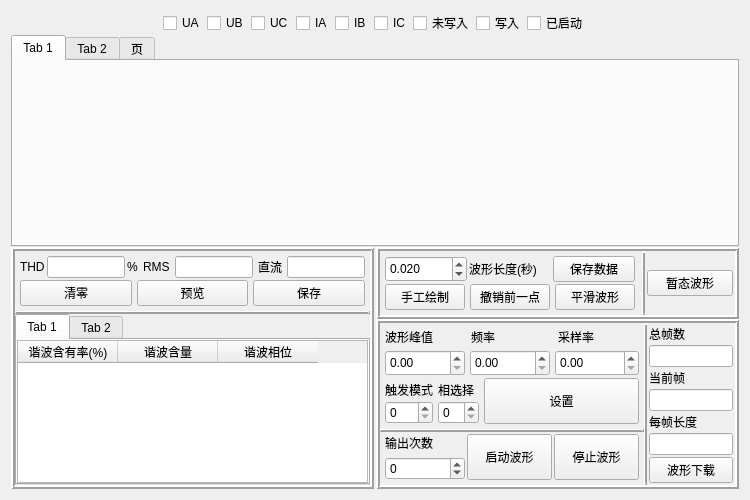
<?xml version="1.0" encoding="UTF-8"?>
<ui version="4.0">
 <class>Any_wave</class>
 <widget class="QWidget" name="Any_wave">
  <property name="geometry">
   <rect>
    <x>0</x>
    <y>0</y>
    <width>750</width>
    <height>500</height>
   </rect>
  </property>
  <property name="windowTitle">
   <string>Form</string>
  </property>
  <layout class="QGridLayout" name="gridLayout_3">
   <property name="verticalSpacing">
    <number>0</number>
   </property>
   <item row="0" column="0">
    <layout class="QHBoxLayout" name="horizontalLayout_11" stretch="0,0,0,0,0,0,0,0,0,0,0">
     <property name="spacing">
      <number>2</number>
     </property>
     <item>
      <spacer name="horizontalSpacer">
       <property name="orientation">
        <enum>Qt::Horizontal</enum>
       </property>
       <property name="sizeHint" stdset="0">
        <size>
         <width>40</width>
         <height>20</height>
        </size>
       </property>
      </spacer>
     </item>
     <item>
      <widget class="m_checkbox" name="ua_state">
       <property name="text">
        <string>UA</string>
       </property>
       <property name="checkable">
        <bool>false</bool>
       </property>
       <property name="tristate">
        <bool>false</bool>
       </property>
      </widget>
     </item>
     <item>
      <widget class="m_checkbox" name="ub_state">
       <property name="text">
        <string>UB</string>
       </property>
       <property name="checkable">
        <bool>false</bool>
       </property>
      </widget>
     </item>
     <item>
      <widget class="m_checkbox" name="uc_state">
       <property name="text">
        <string>UC</string>
       </property>
       <property name="checkable">
        <bool>false</bool>
       </property>
      </widget>
     </item>
     <item>
      <widget class="m_checkbox" name="ia_state">
       <property name="text">
        <string>IA</string>
       </property>
       <property name="checkable">
        <bool>false</bool>
       </property>
      </widget>
     </item>
     <item>
      <widget class="m_checkbox" name="ib_state">
       <property name="text">
        <string>IB</string>
       </property>
       <property name="checkable">
        <bool>false</bool>
       </property>
      </widget>
     </item>
     <item>
      <widget class="m_checkbox" name="ic_state">
       <property name="text">
        <string>IC</string>
       </property>
       <property name="checkable">
        <bool>false</bool>
       </property>
      </widget>
     </item>
     <item>
      <widget class="m_checkbox" name="state1">
       <property name="text">
        <string>未写入</string>
       </property>
       <property name="checkable">
        <bool>false</bool>
       </property>
      </widget>
     </item>
     <item>
      <widget class="m_checkbox" name="state2">
       <property name="text">
        <string>写入</string>
       </property>
       <property name="checkable">
        <bool>false</bool>
       </property>
      </widget>
     </item>
     <item>
      <widget class="m_checkbox" name="state3">
       <property name="text">
        <string>已启动</string>
       </property>
       <property name="checkable">
        <bool>false</bool>
       </property>
      </widget>
     </item>
     <item>
      <spacer name="horizontalSpacer_2">
       <property name="orientation">
        <enum>Qt::Horizontal</enum>
       </property>
       <property name="sizeHint" stdset="0">
        <size>
         <width>40</width>
         <height>20</height>
        </size>
       </property>
      </spacer>
     </item>
    </layout>
   </item>
   <item row="1" column="0">
    <layout class="QVBoxLayout" name="verticalLayout_10" stretch="1,1">
     <item>
      <widget class="QTabWidget" name="change_map">
       <property name="currentIndex">
        <number>0</number>
       </property>
       <widget class="QWidget" name="tab">
        <attribute name="title">
         <string>Tab 1</string>
        </attribute>
        <layout class="QGridLayout" name="gridLayout_8">
         <property name="leftMargin">
          <number>0</number>
         </property>
         <property name="topMargin">
          <number>0</number>
         </property>
         <property name="rightMargin">
          <number>0</number>
         </property>
         <property name="bottomMargin">
          <number>9</number>
         </property>
         <property name="spacing">
          <number>0</number>
         </property>
         <item row="0" column="0">
          <widget class="CustomPlotHasRoll" name="bar_map" native="true"/>
         </item>
         <item row="1" column="0">
          <widget class="CustomPlotHasRoll" name="wave_map" native="true"/>
         </item>
        </layout>
       </widget>
       <widget class="QWidget" name="tab_2">
        <attribute name="title">
         <string>Tab 2</string>
        </attribute>
        <layout class="QGridLayout" name="gridLayout_9">
         <property name="leftMargin">
          <number>0</number>
         </property>
         <property name="topMargin">
          <number>0</number>
         </property>
         <property name="rightMargin">
          <number>0</number>
         </property>
         <property name="bottomMargin">
          <number>0</number>
         </property>
         <property name="spacing">
          <number>0</number>
         </property>
         <item row="0" column="0">
          <widget class="CustomPlotHasRoll" name="printf_map" native="true"/>
         </item>
        </layout>
       </widget>
       <widget class="QWidget" name="tab_3">
        <attribute name="title">
         <string>页</string>
        </attribute>
        <layout class="QGridLayout" name="gridLayout_12">
         <property name="leftMargin">
          <number>0</number>
         </property>
         <property name="topMargin">
          <number>0</number>
         </property>
         <property name="rightMargin">
          <number>0</number>
         </property>
         <property name="bottomMargin">
          <number>0</number>
         </property>
         <property name="spacing">
          <number>0</number>
         </property>
         <item row="0" column="0">
          <widget class="CustomPlotHasRoll" name="show_wave" native="true"/>
         </item>
        </layout>
       </widget>
      </widget>
     </item>
     <item>
      <layout class="QGridLayout" name="gridLayout_7" columnstretch="1,1">
       <property name="spacing">
        <number>2</number>
       </property>
       <item row="0" column="0">
        <widget class="QFrame" name="frame">
         <property name="frameShape">
          <enum>QFrame::Box</enum>
         </property>
         <property name="frameShadow">
          <enum>QFrame::Raised</enum>
         </property>
         <property name="lineWidth">
          <number>2</number>
         </property>
         <layout class="QGridLayout" name="gridLayout">
          <property name="leftMargin">
           <number>0</number>
          </property>
          <property name="topMargin">
           <number>0</number>
          </property>
          <property name="rightMargin">
           <number>0</number>
          </property>
          <property name="bottomMargin">
           <number>0</number>
          </property>
          <property name="spacing">
           <number>0</number>
          </property>
          <item row="0" column="0">
           <layout class="QVBoxLayout" name="verticalLayout_2" stretch="1,1,4">
            <item>
             <layout class="QVBoxLayout" name="verticalLayout">
              <property name="spacing">
               <number>2</number>
              </property>
              <item>
               <layout class="QHBoxLayout" name="horizontalLayout_5">
                <property name="spacing">
                 <number>5</number>
                </property>
                <property name="topMargin">
                 <number>5</number>
                </property>
                <item>
                 <layout class="QHBoxLayout" name="horizontalLayout">
                  <property name="spacing">
                   <number>2</number>
                  </property>
                  <property name="leftMargin">
                   <number>5</number>
                  </property>
                  <item>
                   <widget class="QLabel" name="label">
                    <property name="sizePolicy">
                     <sizepolicy hsizetype="Preferred" vsizetype="Expanding">
                      <horstretch>0</horstretch>
                      <verstretch>0</verstretch>
                     </sizepolicy>
                    </property>
                    <property name="text">
                     <string>THD</string>
                    </property>
                   </widget>
                  </item>
                  <item>
                   <widget class="QLineEdit" name="thd">
                    <property name="sizePolicy">
                     <sizepolicy hsizetype="Expanding" vsizetype="Expanding">
                      <horstretch>0</horstretch>
                      <verstretch>0</verstretch>
                     </sizepolicy>
                    </property>
                    <property name="readOnly">
                     <bool>true</bool>
                    </property>
                   </widget>
                  </item>
                  <item>
                   <widget class="QLabel" name="label_2">
                    <property name="text">
                     <string>%</string>
                    </property>
                   </widget>
                  </item>
                 </layout>
                </item>
                <item>
                 <layout class="QHBoxLayout" name="horizontalLayout_2">
                  <item>
                   <widget class="QLabel" name="label_3">
                    <property name="sizePolicy">
                     <sizepolicy hsizetype="Preferred" vsizetype="Expanding">
                      <horstretch>0</horstretch>
                      <verstretch>0</verstretch>
                     </sizepolicy>
                    </property>
                    <property name="text">
                     <string>RMS</string>
                    </property>
                   </widget>
                  </item>
                  <item>
                   <widget class="QLineEdit" name="rms">
                    <property name="sizePolicy">
                     <sizepolicy hsizetype="Expanding" vsizetype="Expanding">
                      <horstretch>0</horstretch>
                      <verstretch>0</verstretch>
                     </sizepolicy>
                    </property>
                    <property name="readOnly">
                     <bool>true</bool>
                    </property>
                   </widget>
                  </item>
                 </layout>
                </item>
                <item>
                 <layout class="QHBoxLayout" name="horizontalLayout_3">
                  <property name="rightMargin">
                   <number>5</number>
                  </property>
                  <item>
                   <widget class="QLabel" name="label_4">
                    <property name="sizePolicy">
                     <sizepolicy hsizetype="Preferred" vsizetype="Expanding">
                      <horstretch>0</horstretch>
                      <verstretch>0</verstretch>
                     </sizepolicy>
                    </property>
                    <property name="text">
                     <string>直流</string>
                    </property>
                   </widget>
                  </item>
                  <item>
                   <widget class="QLineEdit" name="ratio">
                    <property name="sizePolicy">
                     <sizepolicy hsizetype="Expanding" vsizetype="Expanding">
                      <horstretch>0</horstretch>
                      <verstretch>0</verstretch>
                     </sizepolicy>
                    </property>
                    <property name="text">
                     <string/>
                    </property>
                   </widget>
                  </item>
                 </layout>
                </item>
               </layout>
              </item>
              <item>
               <layout class="QHBoxLayout" name="horizontalLayout_4">
                <property name="spacing">
                 <number>5</number>
                </property>
                <property name="leftMargin">
                 <number>5</number>
                </property>
                <property name="rightMargin">
                 <number>5</number>
                </property>
                <property name="bottomMargin">
                 <number>5</number>
                </property>
                <item>
                 <widget class="QPushButton" name="clear">
                  <property name="sizePolicy">
                   <sizepolicy hsizetype="Minimum" vsizetype="Expanding">
                    <horstretch>0</horstretch>
                    <verstretch>0</verstretch>
                   </sizepolicy>
                  </property>
                  <property name="text">
                   <string>清零</string>
                  </property>
                 </widget>
                </item>
                <item>
                 <widget class="QPushButton" name="priview">
                  <property name="sizePolicy">
                   <sizepolicy hsizetype="Minimum" vsizetype="Expanding">
                    <horstretch>0</horstretch>
                    <verstretch>0</verstretch>
                   </sizepolicy>
                  </property>
                  <property name="text">
                   <string>预览</string>
                  </property>
                 </widget>
                </item>
                <item>
                 <widget class="QPushButton" name="save">
                  <property name="sizePolicy">
                   <sizepolicy hsizetype="Minimum" vsizetype="Expanding">
                    <horstretch>0</horstretch>
                    <verstretch>0</verstretch>
                   </sizepolicy>
                  </property>
                  <property name="text">
                   <string>保存</string>
                  </property>
                 </widget>
                </item>
               </layout>
              </item>
             </layout>
            </item>
            <item>
             <widget class="QFrame" name="frame_4">
              <property name="frameShape">
               <enum>QFrame::HLine</enum>
              </property>
              <property name="frameShadow">
               <enum>QFrame::Raised</enum>
              </property>
              <property name="lineWidth">
               <number>2</number>
              </property>
             </widget>
            </item>
            <item>
             <widget class="QTabWidget" name="change_data">
              <property name="currentIndex">
               <number>0</number>
              </property>
              <widget class="QWidget" name="tab_5">
               <attribute name="title">
                <string>Tab 1</string>
               </attribute>
               <layout class="QGridLayout" name="gridLayout_10">
                <property name="leftMargin">
                 <number>0</number>
                </property>
                <property name="topMargin">
                 <number>0</number>
                </property>
                <property name="rightMargin">
                 <number>0</number>
                </property>
                <property name="bottomMargin">
                 <number>0</number>
                </property>
                <property name="spacing">
                 <number>0</number>
                </property>
                <item row="0" column="0">
                 <widget class="QTableWidget" name="hrenter_data">
                  <column>
                   <property name="text">
                    <string>谐波含有率(%)</string>
                   </property>
                  </column>
                  <column>
                   <property name="text">
                    <string>谐波含量</string>
                   </property>
                  </column>
                  <column>
                   <property name="text">
                    <string>谐波相位</string>
                   </property>
                  </column>
                 </widget>
                </item>
               </layout>
              </widget>
              <widget class="QWidget" name="tab_6">
               <attribute name="title">
                <string>Tab 2</string>
               </attribute>
               <layout class="QGridLayout" name="gridLayout_11">
                <property name="leftMargin">
                 <number>0</number>
                </property>
                <property name="topMargin">
                 <number>0</number>
                </property>
                <property name="rightMargin">
                 <number>0</number>
                </property>
                <property name="bottomMargin">
                 <number>0</number>
                </property>
                <property name="spacing">
                 <number>0</number>
                </property>
                <item row="0" column="0">
                 <widget class="QTableWidget" name="point_data">
                  <column>
                   <property name="text">
                    <string>点的t的位置</string>
                   </property>
                  </column>
                  <column>
                   <property name="text">
                    <string>选取点的幅值</string>
                   </property>
                  </column>
                 </widget>
                </item>
               </layout>
              </widget>
             </widget>
            </item>
           </layout>
          </item>
         </layout>
        </widget>
       </item>
       <item row="0" column="1">
        <layout class="QGridLayout" name="gridLayout_6">
         <property name="spacing">
          <number>0</number>
         </property>
         <item row="0" column="0">
          <widget class="QFrame" name="frame_2">
           <property name="frameShape">
            <enum>QFrame::Box</enum>
           </property>
           <property name="frameShadow">
            <enum>QFrame::Raised</enum>
           </property>
           <property name="lineWidth">
            <number>2</number>
           </property>
           <layout class="QGridLayout" name="gridLayout_5">
            <property name="leftMargin">
             <number>0</number>
            </property>
            <property name="topMargin">
             <number>0</number>
            </property>
            <property name="rightMargin">
             <number>0</number>
            </property>
            <property name="bottomMargin">
             <number>0</number>
            </property>
            <property name="spacing">
             <number>0</number>
            </property>
            <item row="0" column="0">
             <layout class="QGridLayout" name="gridLayout_2" columnstretch="3,0,1">
              <property name="rightMargin">
               <number>2</number>
              </property>
              <property name="horizontalSpacing">
               <number>2</number>
              </property>
              <property name="verticalSpacing">
               <number>0</number>
              </property>
              <item row="0" column="0">
               <layout class="QVBoxLayout" name="verticalLayout_3">
                <property name="spacing">
                 <number>2</number>
                </property>
                <property name="leftMargin">
                 <number>5</number>
                </property>
                <property name="topMargin">
                 <number>5</number>
                </property>
                <property name="rightMargin">
                 <number>5</number>
                </property>
                <property name="bottomMargin">
                 <number>5</number>
                </property>
                <item>
                 <layout class="QHBoxLayout" name="horizontalLayout_6">
                  <item>
                   <widget class="QDoubleSpinBox" name="time_lenth">
                    <property name="sizePolicy">
                     <sizepolicy hsizetype="Minimum" vsizetype="Expanding">
                      <horstretch>0</horstretch>
                      <verstretch>0</verstretch>
                     </sizepolicy>
                    </property>
                    <property name="decimals">
                     <number>3</number>
                    </property>
                    <property name="maximum">
                     <double>1.500000000000000</double>
                    </property>
                    <property name="singleStep">
                     <double>0.010000000000000</double>
                    </property>
                    <property name="value">
                     <double>0.020000000000000</double>
                    </property>
                   </widget>
                  </item>
                  <item>
                   <widget class="QLabel" name="label_5">
                    <property name="sizePolicy">
                     <sizepolicy hsizetype="Preferred" vsizetype="Expanding">
                      <horstretch>0</horstretch>
                      <verstretch>0</verstretch>
                     </sizepolicy>
                    </property>
                    <property name="text">
                     <string>波形长度(秒)</string>
                    </property>
                   </widget>
                  </item>
                  <item>
                   <widget class="QPushButton" name="save_data">
                    <property name="sizePolicy">
                     <sizepolicy hsizetype="Minimum" vsizetype="Expanding">
                      <horstretch>0</horstretch>
                      <verstretch>0</verstretch>
                     </sizepolicy>
                    </property>
                    <property name="text">
                     <string>保存数据</string>
                    </property>
                   </widget>
                  </item>
                 </layout>
                </item>
                <item>
                 <layout class="QHBoxLayout" name="horizontalLayout_7">
                  <property name="spacing">
                   <number>5</number>
                  </property>
                  <property name="leftMargin">
                   <number>0</number>
                  </property>
                  <property name="rightMargin">
                   <number>0</number>
                  </property>
                  <item>
                   <widget class="QPushButton" name="print_map">
                    <property name="sizePolicy">
                     <sizepolicy hsizetype="Minimum" vsizetype="Expanding">
                      <horstretch>0</horstretch>
                      <verstretch>0</verstretch>
                     </sizepolicy>
                    </property>
                    <property name="text">
                     <string>手工绘制</string>
                    </property>
                    <property name="checkable">
                     <bool>true</bool>
                    </property>
                   </widget>
                  </item>
                  <item>
                   <widget class="QPushButton" name="back_point">
                    <property name="sizePolicy">
                     <sizepolicy hsizetype="Minimum" vsizetype="Expanding">
                      <horstretch>0</horstretch>
                      <verstretch>0</verstretch>
                     </sizepolicy>
                    </property>
                    <property name="text">
                     <string>撤销前一点</string>
                    </property>
                   </widget>
                  </item>
                  <item>
                   <widget class="QPushButton" name="smooth_wave">
                    <property name="sizePolicy">
                     <sizepolicy hsizetype="Minimum" vsizetype="Expanding">
                      <horstretch>0</horstretch>
                      <verstretch>0</verstretch>
                     </sizepolicy>
                    </property>
                    <property name="text">
                     <string>平滑波形</string>
                    </property>
                   </widget>
                  </item>
                 </layout>
                </item>
               </layout>
              </item>
              <item row="0" column="2">
               <widget class="QPushButton" name="tran">
                <property name="sizePolicy">
                 <sizepolicy hsizetype="Expanding" vsizetype="Fixed">
                  <horstretch>0</horstretch>
                  <verstretch>0</verstretch>
                 </sizepolicy>
                </property>
                <property name="text">
                 <string>暂态波形</string>
                </property>
               </widget>
              </item>
              <item row="0" column="1">
               <widget class="QFrame" name="frame_5">
                <property name="sizePolicy">
                 <sizepolicy hsizetype="Expanding" vsizetype="Expanding">
                  <horstretch>0</horstretch>
                  <verstretch>0</verstretch>
                 </sizepolicy>
                </property>
                <property name="frameShape">
                 <enum>QFrame::VLine</enum>
                </property>
                <property name="frameShadow">
                 <enum>QFrame::Raised</enum>
                </property>
                <property name="lineWidth">
                 <number>2</number>
                </property>
               </widget>
              </item>
             </layout>
            </item>
           </layout>
          </widget>
         </item>
         <item row="1" column="0">
          <widget class="QFrame" name="frame_3">
           <property name="frameShape">
            <enum>QFrame::Box</enum>
           </property>
           <property name="frameShadow">
            <enum>QFrame::Raised</enum>
           </property>
           <property name="lineWidth">
            <number>2</number>
           </property>
           <layout class="QGridLayout" name="gridLayout_4">
            <property name="leftMargin">
             <number>0</number>
            </property>
            <property name="topMargin">
             <number>0</number>
            </property>
            <property name="rightMargin">
             <number>0</number>
            </property>
            <property name="bottomMargin">
             <number>0</number>
            </property>
            <property name="spacing">
             <number>0</number>
            </property>
            <item row="0" column="0">
             <layout class="QHBoxLayout" name="horizontalLayout_15" stretch="3,0,1">
              <property name="spacing">
               <number>0</number>
              </property>
              <item>
               <layout class="QVBoxLayout" name="verticalLayout_9" stretch="1,1,0,1">
                <property name="spacing">
                 <number>0</number>
                </property>
                <property name="rightMargin">
                 <number>0</number>
                </property>
                <item>
                 <layout class="QVBoxLayout" name="verticalLayout_6" stretch="1,1">
                  <property name="spacing">
                   <number>0</number>
                  </property>
                  <property name="leftMargin">
                   <number>5</number>
                  </property>
                  <property name="topMargin">
                   <number>0</number>
                  </property>
                  <property name="rightMargin">
                   <number>5</number>
                  </property>
                  <item>
                   <layout class="QHBoxLayout" name="horizontalLayout_9">
                    <property name="spacing">
                     <number>5</number>
                    </property>
                    <property name="leftMargin">
                     <number>0</number>
                    </property>
                    <item>
                     <widget class="QLabel" name="label_6">
                      <property name="sizePolicy">
                       <sizepolicy hsizetype="Expanding" vsizetype="Expanding">
                        <horstretch>0</horstretch>
                        <verstretch>0</verstretch>
                       </sizepolicy>
                      </property>
                      <property name="text">
                       <string>波形峰值</string>
                      </property>
                     </widget>
                    </item>
                    <item>
                     <widget class="QLabel" name="label_7">
                      <property name="sizePolicy">
                       <sizepolicy hsizetype="Expanding" vsizetype="Expanding">
                        <horstretch>0</horstretch>
                        <verstretch>0</verstretch>
                       </sizepolicy>
                      </property>
                      <property name="text">
                       <string>频率</string>
                      </property>
                     </widget>
                    </item>
                    <item>
                     <widget class="QLabel" name="label_8">
                      <property name="sizePolicy">
                       <sizepolicy hsizetype="Expanding" vsizetype="Expanding">
                        <horstretch>0</horstretch>
                        <verstretch>0</verstretch>
                       </sizepolicy>
                      </property>
                      <property name="text">
                       <string>采样率</string>
                      </property>
                     </widget>
                    </item>
                   </layout>
                  </item>
                  <item>
                   <layout class="QHBoxLayout" name="horizontalLayout_10" stretch="1,1,1">
                    <property name="spacing">
                     <number>5</number>
                    </property>
                    <item>
                     <widget class="QDoubleSpinBox" name="base_value">
                      <property name="sizePolicy">
                       <sizepolicy hsizetype="Expanding" vsizetype="Expanding">
                        <horstretch>0</horstretch>
                        <verstretch>0</verstretch>
                       </sizepolicy>
                      </property>
                      <property name="maximum">
                       <double>9999.989999999999782</double>
                      </property>
                     </widget>
                    </item>
                    <item>
                     <widget class="QDoubleSpinBox" name="freq">
                      <property name="sizePolicy">
                       <sizepolicy hsizetype="Expanding" vsizetype="Expanding">
                        <horstretch>0</horstretch>
                        <verstretch>0</verstretch>
                       </sizepolicy>
                      </property>
                      <property name="maximum">
                       <double>999.990000000000009</double>
                      </property>
                     </widget>
                    </item>
                    <item>
                     <widget class="QDoubleSpinBox" name="sampling">
                      <property name="sizePolicy">
                       <sizepolicy hsizetype="Expanding" vsizetype="Expanding">
                        <horstretch>0</horstretch>
                        <verstretch>0</verstretch>
                       </sizepolicy>
                      </property>
                      <property name="maximum">
                       <double>9999999.000000000000000</double>
                      </property>
                     </widget>
                    </item>
                   </layout>
                  </item>
                 </layout>
                </item>
                <item>
                 <layout class="QHBoxLayout" name="horizontalLayout_13" stretch="1,2">
                  <property name="spacing">
                   <number>5</number>
                  </property>
                  <property name="topMargin">
                   <number>2</number>
                  </property>
                  <property name="rightMargin">
                   <number>5</number>
                  </property>
                  <property name="bottomMargin">
                   <number>5</number>
                  </property>
                  <item>
                   <layout class="QHBoxLayout" name="horizontalLayout_8" stretch="0,0">
                    <property name="spacing">
                     <number>5</number>
                    </property>
                    <property name="leftMargin">
                     <number>5</number>
                    </property>
                    <item>
                     <layout class="QVBoxLayout" name="verticalLayout_7">
                      <property name="spacing">
                       <number>0</number>
                      </property>
                      <item>
                       <widget class="QLabel" name="label_9">
                        <property name="sizePolicy">
                         <sizepolicy hsizetype="Expanding" vsizetype="Expanding">
                          <horstretch>0</horstretch>
                          <verstretch>0</verstretch>
                         </sizepolicy>
                        </property>
                        <property name="text">
                         <string>触发模式</string>
                        </property>
                       </widget>
                      </item>
                      <item>
                       <widget class="M_spinbox" name="tig_model">
                        <property name="sizePolicy">
                         <sizepolicy hsizetype="Expanding" vsizetype="Expanding">
                          <horstretch>0</horstretch>
                          <verstretch>0</verstretch>
                         </sizepolicy>
                        </property>
                       </widget>
                      </item>
                     </layout>
                    </item>
                    <item>
                     <layout class="QVBoxLayout" name="verticalLayout_12">
                      <property name="spacing">
                       <number>0</number>
                      </property>
                      <item>
                       <widget class="QLabel" name="label_10">
                        <property name="sizePolicy">
                         <sizepolicy hsizetype="Expanding" vsizetype="Expanding">
                          <horstretch>0</horstretch>
                          <verstretch>0</verstretch>
                         </sizepolicy>
                        </property>
                        <property name="layoutDirection">
                         <enum>Qt::LeftToRight</enum>
                        </property>
                        <property name="text">
                         <string>相选择</string>
                        </property>
                        <property name="alignment">
                         <set>Qt::AlignLeading|Qt::AlignLeft|Qt::AlignVCenter</set>
                        </property>
                       </widget>
                      </item>
                      <item>
                       <widget class="M_spinbox" name="phase">
                        <property name="sizePolicy">
                         <sizepolicy hsizetype="Expanding" vsizetype="Expanding">
                          <horstretch>0</horstretch>
                          <verstretch>0</verstretch>
                         </sizepolicy>
                        </property>
                       </widget>
                      </item>
                     </layout>
                    </item>
                   </layout>
                  </item>
                  <item>
                   <widget class="QPushButton" name="set">
                    <property name="sizePolicy">
                     <sizepolicy hsizetype="Expanding" vsizetype="Expanding">
                      <horstretch>0</horstretch>
                      <verstretch>0</verstretch>
                     </sizepolicy>
                    </property>
                    <property name="toolTip">
                     <string>设置输出相和触发模式</string>
                    </property>
                    <property name="text">
                     <string>设置</string>
                    </property>
                   </widget>
                  </item>
                 </layout>
                </item>
                <item>
                 <widget class="QFrame" name="frame_6">
                  <property name="sizePolicy">
                   <sizepolicy hsizetype="Expanding" vsizetype="Expanding">
                    <horstretch>0</horstretch>
                    <verstretch>0</verstretch>
                   </sizepolicy>
                  </property>
                  <property name="frameShape">
                   <enum>QFrame::HLine</enum>
                  </property>
                  <property name="frameShadow">
                   <enum>QFrame::Raised</enum>
                  </property>
                  <property name="lineWidth">
                   <number>2</number>
                  </property>
                 </widget>
                </item>
                <item>
                 <layout class="QHBoxLayout" name="horizontalLayout_14">
                  <property name="spacing">
                   <number>2</number>
                  </property>
                  <property name="topMargin">
                   <number>2</number>
                  </property>
                  <property name="rightMargin">
                   <number>5</number>
                  </property>
                  <property name="bottomMargin">
                   <number>5</number>
                  </property>
                  <item>
                   <layout class="QVBoxLayout" name="verticalLayout_8">
                    <property name="spacing">
                     <number>5</number>
                    </property>
                    <property name="leftMargin">
                     <number>5</number>
                    </property>
                    <item>
                     <widget class="QLabel" name="label_14">
                      <property name="sizePolicy">
                       <sizepolicy hsizetype="Expanding" vsizetype="Expanding">
                        <horstretch>0</horstretch>
                        <verstretch>0</verstretch>
                       </sizepolicy>
                      </property>
                      <property name="text">
                       <string>输出次数</string>
                      </property>
                     </widget>
                    </item>
                    <item>
                     <widget class="QSpinBox" name="out_model">
                      <property name="sizePolicy">
                       <sizepolicy hsizetype="Expanding" vsizetype="Expanding">
                        <horstretch>0</horstretch>
                        <verstretch>0</verstretch>
                       </sizepolicy>
                      </property>
                      <property name="toolTip">
                       <string>255为重复输出</string>
                      </property>
                      <property name="wrapping">
                       <bool>true</bool>
                      </property>
                      <property name="maximum">
                       <number>254</number>
                      </property>
                      <property name="value">
                       <number>0</number>
                      </property>
                     </widget>
                    </item>
                   </layout>
                  </item>
                  <item>
                   <widget class="QPushButton" name="start_wave">
                    <property name="sizePolicy">
                     <sizepolicy hsizetype="Expanding" vsizetype="Expanding">
                      <horstretch>0</horstretch>
                      <verstretch>0</verstretch>
                     </sizepolicy>
                    </property>
                    <property name="text">
                     <string>启动波形</string>
                    </property>
                   </widget>
                  </item>
                  <item>
                   <widget class="QPushButton" name="stop_wave">
                    <property name="sizePolicy">
                     <sizepolicy hsizetype="Expanding" vsizetype="Expanding">
                      <horstretch>0</horstretch>
                      <verstretch>0</verstretch>
                     </sizepolicy>
                    </property>
                    <property name="text">
                     <string>停止波形</string>
                    </property>
                   </widget>
                  </item>
                 </layout>
                </item>
               </layout>
              </item>
              <item>
               <widget class="QFrame" name="frame_7">
                <property name="sizePolicy">
                 <sizepolicy hsizetype="Fixed" vsizetype="Expanding">
                  <horstretch>0</horstretch>
                  <verstretch>0</verstretch>
                 </sizepolicy>
                </property>
                <property name="frameShape">
                 <enum>QFrame::VLine</enum>
                </property>
                <property name="frameShadow">
                 <enum>QFrame::Raised</enum>
                </property>
                <property name="lineWidth">
                 <number>2</number>
                </property>
               </widget>
              </item>
              <item>
               <layout class="QVBoxLayout" name="verticalLayout_5" stretch="4,1">
                <property name="spacing">
                 <number>2</number>
                </property>
                <property name="leftMargin">
                 <number>2</number>
                </property>
                <property name="topMargin">
                 <number>2</number>
                </property>
                <property name="rightMargin">
                 <number>2</number>
                </property>
                <property name="bottomMargin">
                 <number>2</number>
                </property>
                <item>
                 <layout class="QVBoxLayout" name="verticalLayout_4">
                  <property name="spacing">
                   <number>2</number>
                  </property>
                  <item>
                   <widget class="QLabel" name="label_11">
                    <property name="sizePolicy">
                     <sizepolicy hsizetype="Expanding" vsizetype="Expanding">
                      <horstretch>0</horstretch>
                      <verstretch>0</verstretch>
                     </sizepolicy>
                    </property>
                    <property name="text">
                     <string>总帧数</string>
                    </property>
                   </widget>
                  </item>
                  <item>
                   <widget class="QLineEdit" name="all_byte">
                    <property name="sizePolicy">
                     <sizepolicy hsizetype="Expanding" vsizetype="Expanding">
                      <horstretch>0</horstretch>
                      <verstretch>0</verstretch>
                     </sizepolicy>
                    </property>
                    <property name="readOnly">
                     <bool>true</bool>
                    </property>
                   </widget>
                  </item>
                  <item>
                   <widget class="QLabel" name="label_12">
                    <property name="sizePolicy">
                     <sizepolicy hsizetype="Expanding" vsizetype="Expanding">
                      <horstretch>0</horstretch>
                      <verstretch>0</verstretch>
                     </sizepolicy>
                    </property>
                    <property name="text">
                     <string>当前帧</string>
                    </property>
                   </widget>
                  </item>
                  <item>
                   <widget class="QLineEdit" name="now_byte">
                    <property name="sizePolicy">
                     <sizepolicy hsizetype="Expanding" vsizetype="Expanding">
                      <horstretch>0</horstretch>
                      <verstretch>0</verstretch>
                     </sizepolicy>
                    </property>
                    <property name="readOnly">
                     <bool>true</bool>
                    </property>
                   </widget>
                  </item>
                  <item>
                   <widget class="QLabel" name="label_13">
                    <property name="sizePolicy">
                     <sizepolicy hsizetype="Expanding" vsizetype="Expanding">
                      <horstretch>0</horstretch>
                      <verstretch>0</verstretch>
                     </sizepolicy>
                    </property>
                    <property name="text">
                     <string>每帧长度</string>
                    </property>
                   </widget>
                  </item>
                  <item>
                   <widget class="QLineEdit" name="byte_length">
                    <property name="sizePolicy">
                     <sizepolicy hsizetype="Expanding" vsizetype="Expanding">
                      <horstretch>0</horstretch>
                      <verstretch>0</verstretch>
                     </sizepolicy>
                    </property>
                   </widget>
                  </item>
                 </layout>
                </item>
                <item>
                 <widget class="QPushButton" name="down_wave">
                  <property name="sizePolicy">
                   <sizepolicy hsizetype="Expanding" vsizetype="Expanding">
                    <horstretch>0</horstretch>
                    <verstretch>0</verstretch>
                   </sizepolicy>
                  </property>
                  <property name="text">
                   <string>波形下载</string>
                  </property>
                 </widget>
                </item>
               </layout>
              </item>
             </layout>
            </item>
           </layout>
          </widget>
         </item>
        </layout>
       </item>
      </layout>
     </item>
    </layout>
   </item>
  </layout>
 </widget>
 <customwidgets>
  <customwidget>
   <class>M_spinbox</class>
   <extends>QSpinBox</extends>
   <header>m_spinbox.h</header>
  </customwidget>
  <customwidget>
   <class>CustomPlotHasRoll</class>
   <extends>QWidget</extends>
   <header location="global">customplothasroll.h</header>
   <container>1</container>
  </customwidget>
  <customwidget>
   <class>m_checkbox</class>
   <extends>QCheckBox</extends>
   <header>m_checkbox.h</header>
  </customwidget>
 </customwidgets>
 <resources/>
 <connections/>
</ui>
